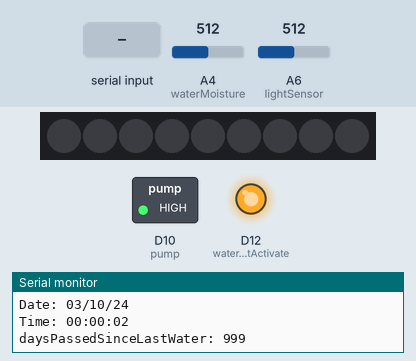
Recording of a sketch running on a simulated Arduino MKR. On the bench: 9 RGB LEDs in strip order, left to right, switched loads named in the sketch (green lamp = pin HIGH), output pins drawn as LEDs (lit = HIGH), the last lines printed to the serial monitor. The inputs (shaded band) are chosen by the test bench; at power-on: A4 (waterMoisture) = 512, A6 (lightSensor) = 512. The local clock reads 2024-03-15 10:24:30 at power-on unless the sketch sets it.

Above: at 7.8 s.
7.9 s: "pump 150\n" received over Serial
At 9.5 s:
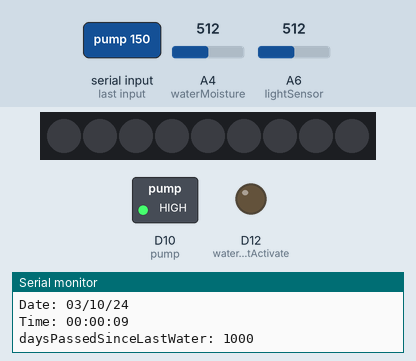
At 14.5 s:
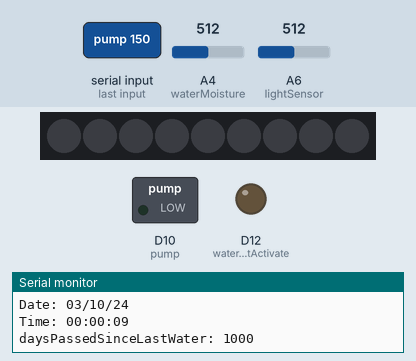
20.3 s: "BELL555\n" received over Serial
Timing chart, 0 to 34.1 s (numbered marks = the images above; inputs shaded):
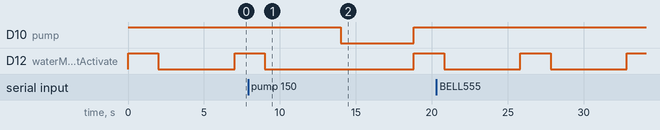

The sketch:

control_system.ino
```cpp
#include <SPI.h> // What is used to communicate with the WiFi chip
#include <WiFiNINA.h> // Wifi library fro Arduino MKR1000 and WiFi shield
#include "arduino_secrets.h"
#include <utility/wifi_drv.h>
#include <FastLED.h>
#include <RTCZero.h>

// Define sensors and motors
int waterMoisture = A4;
int waterMoistActivate = 12;
int lightSensor = A6;
int pump =  10;
#define LED_PIN 1
#define NUM_LEDS 9

CRGB leds[NUM_LEDS];

// Define calibration values
int val = 0;
int moistureVal = 0;
int dry = 794;
int wet = 305;

String input;
int split;
String command;
String comm_val;

RTCZero rtc;
/* Change these values to set the current initial time */
const byte secInit = 0;
const byte minInit = 0;
const byte hourInit = 0;

/* Change these values to set the current initial date */
const byte dayInit = 10;
const byte monthInit = 3;
const byte yearInit = 24;

void setup() {
  // put your setup code here, to run once:
  pinMode(pump, OUTPUT);
  pinMode(waterMoistActivate, OUTPUT);
  pinMode(lightSensor, INPUT);
  pinMode(waterMoisture, INPUT);

  // Initialize pump and power to water moisture sensor to off
  digitalWrite(pump, HIGH);
  digitalWrite(waterMoistActivate, HIGH);

  FastLED.addLeds<WS2812, LED_PIN, GRB> (leds, NUM_LEDS);

  // Initialize time
  rtc.begin();
  // Set the time
  rtc.setHours(hourInit);
  rtc.setMinutes(minInit);
  rtc.setSeconds(secInit);

  // Set the date
  rtc.setDay(dayInit);
  rtc.setMonth(monthInit);
  rtc.setYear(yearInit);

  // Connect to WIFI
  // while ( status != WL_CONNECTED) {
  //   Serial.print("Attempting to connect to SSID: ");
  //   Serial.println(ssid);
  //   // Connect to WPA/WPA2 network. Change this line if using open or WEP network:
  //   status = WiFi.begin(ssid, pass);
  //   // wait 10 seconds for connection:
  //   delay(10000);
  // }
  Serial.begin(9600);
}

// Default control system values (changeable via user input)
int waterAmount = 50; // Amount of water to dispense per watering session in mL
int waterInterval = 2; // Number of days before watering again - should be 7 but setting to 2 for demo
int waterThreshold = 300; // The moisture level which will trigger watering
int checkInterval = 5; // How long between loops. Currently in seconds (1 second = 1 hour). Change later to be every 15/30 minutes
int lightHoursPerDay = 8; // Number of hours of light needed per day - should be 16, but setting to 8 for demo
int lightThreshold = 600; // Threshold for light intensity required for plant
int lightR = 150; // RGB value for red
int lightG = 0; // RGB value for green
int lightB = 30; // RGB value for blue
int startLight = 6; // Time to start lighting plant

// Helper variables for control system
int numHoursLightToday = 0;
int daysPassedSinceLastWater = 999;
int lastHour;
int lastDay;

// Sensor readings
int lightReading;
int moistureReading;

void loop() {
  // Read inputs from user first
  if(Serial.available()){
    // Parse input command
    input = Serial.readStringUntil('\n');
    split = input.indexOf(' ');
    command = input.substring(0, split);
    comm_val = input.substring(split+1);

    if (command.equals("time")) {
      set_time(comm_val);
    }
    else if (command.equals("day")) {
      set_day(comm_val);
    }
    else if (command.equals("currtime")) {
      printTime();
    }
    else if (command.equals("pump")) {
      pumpMl(comm_val.toInt());
    }
    else {
      Serial.println("Invalid command");
    }
  }

  // Retrieve time, if WiFi is connected. If not, use time on clock
  int currHour = rtc.getHours();
  int currMin = rtc.getMinutes();
  int currSec = rtc.getSeconds();
  int currDay = rtc.getDay();

  // Read sensors
  lightReading = analogRead(lightSensor);
  moistureReading = readMoisture();

  // Temporarily print readings to screen instead of logging
  Serial.println("****** SENSOR READINGS ******");
  Serial.println("Light level: " + String(lightReading) + ", Moisture level: " + String(moistureReading) + "\n");

  Serial.println("****** CONTROL SYSTEM READINGS ******");
  printTime();
  Serial.println("daysPassedSinceLastWater: " + String(daysPassedSinceLastWater) + "\n");

  // Perform dailies between 12:00AM and 12:30AM
  if (lastDay != currDay) {
    numHoursLightToday = 0;
    daysPassedSinceLastWater += 1;
    lastDay = currDay;
  }

  if (currHour >= startLight && currHour < startLight + lightHoursPerDay) {
    if (lightReading < lightThreshold) {
      for (int i = 0; i <= NUM_LEDS-1; i++) {
        leds[i] = CRGB(lightR,lightG,lightB);
      }
      FastLED.show();
    }
    else {
      for (int i = 0; i <= NUM_LEDS-1; i++) {
        leds[i] = CRGB(0,0,0);
      }
      FastLED.show();
    }
  }
  if (currHour >= startLight + lightHoursPerDay || currHour < startLight) {
    for (int i = 0; i <= NUM_LEDS-1; i++) {
        leds[i] = CRGB(0,0,0);
      }
      FastLED.show();
  }

  // If time is between 5AM to 10AM, and the sufficient number of days have passed since last watering, and the moisture reading is below threshold, water
  if (currHour >= 6 && currHour <= 10 && daysPassedSinceLastWater >= waterInterval && moistureReading > waterThreshold) {
    pumpMl(waterAmount);
    daysPassedSinceLastWater = 0;
  }
  delay(checkInterval * 1000);
}

// Input is an int representing new time: HHMM
void set_time(String input) {
  String setHour = input.substring(0,2);
  String setMin = input.substring(2);

  // Set the time
  rtc.setHours(setHour.toInt());
  rtc.setMinutes(setMin.toInt());
}

// Input is an int representing new time: HHMM
void set_day(String input) {
  // Set the time
  rtc.setDay(input.toInt());
}

void print2digits(int number) {
  if (number < 10) {
    Serial.print("0"); // print a 0 before if the number is < than 10
  }
  Serial.print(number);
}

void printTime() {
  Serial.println("");
  Serial.print("Date: ");
  print2digits(rtc.getMonth()); //retrieve day
  Serial.print("/");
  print2digits(rtc.getDay()); //retrieve month
  Serial.print("/");
  print2digits(rtc.getYear()); //retrieve year

  Serial.println("");
  Serial.print("Time: ");
  print2digits(rtc.getHours()); //retrieve hours
  Serial.print(":");
  print2digits(rtc.getMinutes()); //retrieve minutes
  Serial.print(":");
  print2digits(rtc.getSeconds()); //retrieve seconds
  Serial.print("\n");
}

void pumpMl(int ml) {
  digitalWrite(pump, LOW);
  delay(ml*32);
  digitalWrite(pump, HIGH);
}

int readMoisture() {
	digitalWrite(waterMoistActivate, HIGH);	// Turn the sensor ON
	delay(2000);							// wait 10 milliseconds
	moistureVal = analogRead(waterMoisture);		// Read the analog value form sensor
	// int percentageHumidity = map(moistureVal, wet, dry, 100, 0); //Convert reading into percentage
  // Serial.println("Raw moisture: " + String(moistureVal));
  digitalWrite(waterMoistActivate, LOW);		// Turn the sensor OFF
	return moistureVal;							// send current reading
}
```

arduino_secrets.h
```cpp
// #define SECRET_SSID "BELL555"
// #define SECRET_PASS "43CDFDAA3294"

// #define SECRET_SSID "Krispy Kreme Guest Wifi"
// #define SECRET_PASS "donutnovember"

#define SECRET_SSID "Lazeez Guest Wifi"
#define SECRET_PASS "boogawooga"

// #define SECRET_SSID "Unit 509"
// #define SECRET_PASS "unit509isthebestunit"

// #define SECRET_SSID "zzz"
// #define SECRET_PASS "acacad109"
```

Measured:
- after the input at 7.9 s, D10 (pump): HIGH → LOW after 6.1 s, → HIGH 4.8 s later
- by itself, D12 (waterMoistActivate): alternates HIGH for 2.0 s and LOW for 5.0 s
